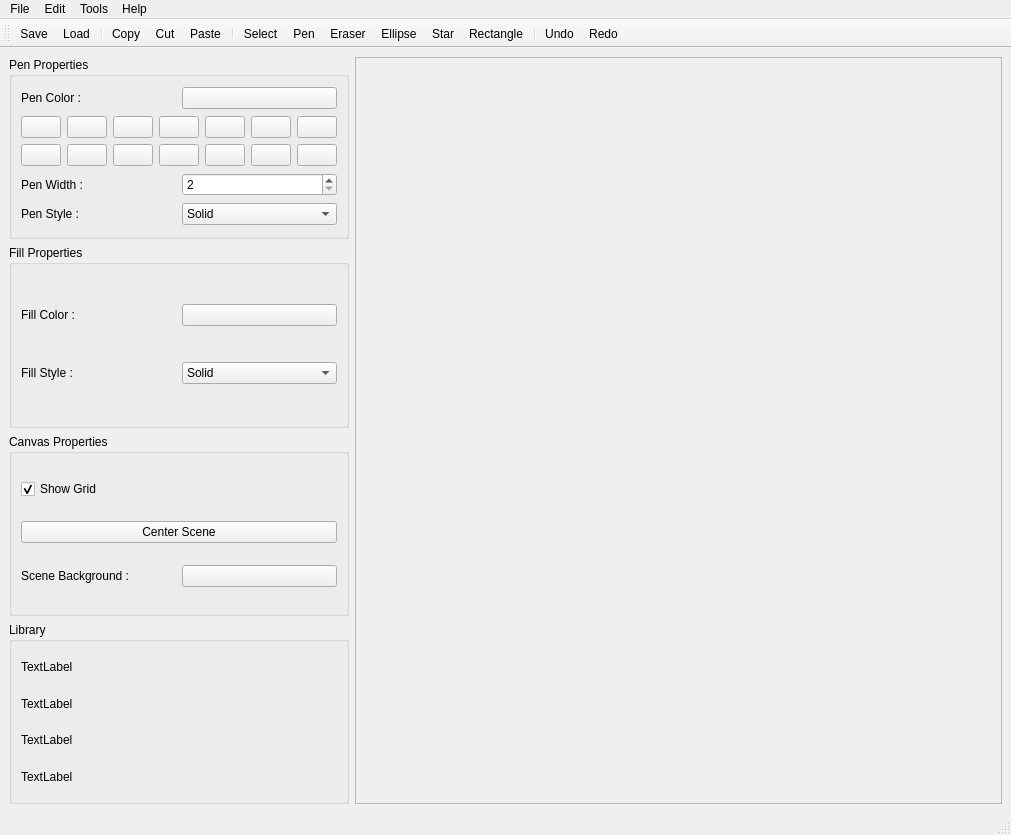
<?xml version="1.0" encoding="UTF-8"?>
<ui version="4.0">
 <class>MainWindow</class>
 <widget class="QMainWindow" name="MainWindow">
  <property name="geometry">
   <rect>
    <x>0</x>
    <y>0</y>
    <width>1011</width>
    <height>835</height>
   </rect>
  </property>
  <property name="windowTitle">
   <string>MainWindow</string>
  </property>
  <widget class="QWidget" name="centralwidget">
   <layout class="QHBoxLayout" name="horizontalLayout_2">
    <item>
     <layout class="QVBoxLayout" name="verticalLayout">
      <property name="leftMargin">
       <number>0</number>
      </property>
      <item>
       <widget class="QGroupBox" name="groupBox_1">
        <property name="title">
         <string>Pen Properties</string>
        </property>
        <layout class="QVBoxLayout" name="verticalLayout_2">
         <item>
          <layout class="QHBoxLayout" name="horizontalLayout">
           <item>
            <widget class="QLabel" name="label_2">
             <property name="text">
              <string>Pen Color :</string>
             </property>
            </widget>
           </item>
           <item>
            <widget class="QPushButton" name="penColorPB">
             <property name="text">
              <string notr="true"/>
             </property>
            </widget>
           </item>
          </layout>
         </item>
         <item>
          <layout class="QGridLayout" name="gridLayout">
           <property name="topMargin">
            <number>0</number>
           </property>
           <item row="0" column="0">
            <widget class="QPushButton" name="penDirectColor1">
             <property name="text">
              <string notr="true"/>
             </property>
            </widget>
           </item>
           <item row="0" column="4">
            <widget class="QPushButton" name="penDirectColor5">
             <property name="maximumSize">
              <size>
               <width>16777215</width>
               <height>16777215</height>
              </size>
             </property>
             <property name="text">
              <string notr="true"/>
             </property>
             <property name="iconSize">
              <size>
               <width>0</width>
               <height>0</height>
              </size>
             </property>
            </widget>
           </item>
           <item row="0" column="3">
            <widget class="QPushButton" name="penDirectColor4">
             <property name="text">
              <string notr="true"/>
             </property>
            </widget>
           </item>
           <item row="0" column="1">
            <widget class="QPushButton" name="penDirectColor2">
             <property name="text">
              <string notr="true"/>
             </property>
            </widget>
           </item>
           <item row="0" column="5">
            <widget class="QPushButton" name="penDirectColor6">
             <property name="text">
              <string notr="true"/>
             </property>
            </widget>
           </item>
           <item row="0" column="2">
            <widget class="QPushButton" name="penDirectColor3">
             <property name="text">
              <string notr="true"/>
             </property>
            </widget>
           </item>
           <item row="0" column="6">
            <widget class="QPushButton" name="penDirectColor7">
             <property name="text">
              <string notr="true"/>
             </property>
            </widget>
           </item>
           <item row="1" column="0">
            <widget class="QPushButton" name="penDirectColor8">
             <property name="text">
              <string notr="true"/>
             </property>
            </widget>
           </item>
           <item row="1" column="1">
            <widget class="QPushButton" name="penDirectColor9">
             <property name="text">
              <string notr="true"/>
             </property>
            </widget>
           </item>
           <item row="1" column="2">
            <widget class="QPushButton" name="penDirectColor10">
             <property name="text">
              <string notr="true"/>
             </property>
            </widget>
           </item>
           <item row="1" column="3">
            <widget class="QPushButton" name="penDirectColor11">
             <property name="text">
              <string notr="true"/>
             </property>
            </widget>
           </item>
           <item row="1" column="4">
            <widget class="QPushButton" name="penDirectColor12">
             <property name="text">
              <string notr="true"/>
             </property>
            </widget>
           </item>
           <item row="1" column="5">
            <widget class="QPushButton" name="penDirectColor13">
             <property name="text">
              <string notr="true"/>
             </property>
            </widget>
           </item>
           <item row="1" column="6">
            <widget class="QPushButton" name="penDirectColor14">
             <property name="text">
              <string notr="true"/>
             </property>
            </widget>
           </item>
          </layout>
         </item>
         <item>
          <layout class="QHBoxLayout" name="horizontalLayout_3">
           <item>
            <widget class="QLabel" name="label_3">
             <property name="text">
              <string>Pen Width :</string>
             </property>
            </widget>
           </item>
           <item>
            <widget class="QSpinBox" name="penWidthSB">
             <property name="minimum">
              <number>2</number>
             </property>
             <property name="maximum">
              <number>12</number>
             </property>
            </widget>
           </item>
          </layout>
         </item>
         <item>
          <layout class="QHBoxLayout" name="horizontalLayout_4">
           <item>
            <widget class="QLabel" name="label_4">
             <property name="text">
              <string>Pen Style :</string>
             </property>
            </widget>
           </item>
           <item>
            <widget class="QComboBox" name="penStyleCB">
             <item>
              <property name="text">
               <string>Solid</string>
              </property>
              <property name="icon">
               <iconset>
                <normalon>:/images/pen_style_solid.png</normalon>
               </iconset>
              </property>
             </item>
             <item>
              <property name="text">
               <string>Dashed</string>
              </property>
              <property name="icon">
               <iconset>
                <normalon>:/images/pen_style_dashed.png</normalon>
               </iconset>
              </property>
             </item>
             <item>
              <property name="text">
               <string>Dotted</string>
              </property>
              <property name="icon">
               <iconset>
                <normalon>:/images/pen_style_dotted.png</normalon>
               </iconset>
              </property>
             </item>
             <item>
              <property name="text">
               <string>Dot Dashed</string>
              </property>
              <property name="icon">
               <iconset>
                <normalon>:/images/pen_style_dot_dashed.png</normalon>
               </iconset>
              </property>
             </item>
            </widget>
           </item>
          </layout>
         </item>
        </layout>
       </widget>
      </item>
      <item>
       <widget class="QGroupBox" name="groupBox_2">
        <property name="title">
         <string>Fill Properties</string>
        </property>
        <layout class="QVBoxLayout" name="verticalLayout_3">
         <item>
          <layout class="QHBoxLayout" name="horizontalLayout_5">
           <item>
            <widget class="QLabel" name="label_5">
             <property name="text">
              <string>Fill Color :</string>
             </property>
            </widget>
           </item>
           <item>
            <widget class="QPushButton" name="fillColorPB">
             <property name="text">
              <string notr="true"/>
             </property>
            </widget>
           </item>
          </layout>
         </item>
         <item>
          <layout class="QHBoxLayout" name="horizontalLayout_6">
           <item>
            <widget class="QLabel" name="label_6">
             <property name="text">
              <string>Fill Style :</string>
             </property>
            </widget>
           </item>
           <item>
            <widget class="QComboBox" name="fillStyleCB">
             <item>
              <property name="text">
               <string>Solid</string>
              </property>
             </item>
             <item>
              <property name="text">
               <string>Dense</string>
              </property>
             </item>
             <item>
              <property name="text">
               <string>Horizontal Lines</string>
              </property>
             </item>
             <item>
              <property name="text">
               <string>Vertical Lines</string>
              </property>
             </item>
             <item>
              <property name="text">
               <string>Cross Pattern</string>
              </property>
             </item>
             <item>
              <property name="text">
               <string>&lt;none&gt;</string>
              </property>
             </item>
            </widget>
           </item>
          </layout>
         </item>
        </layout>
       </widget>
      </item>
      <item>
       <widget class="QGroupBox" name="groupBox_3">
        <property name="title">
         <string>Canvas Properties</string>
        </property>
        <layout class="QVBoxLayout" name="verticalLayout_4">
         <item>
          <widget class="QCheckBox" name="showGrid_SpinBox">
           <property name="text">
            <string>Show Grid</string>
           </property>
           <property name="checked">
            <bool>true</bool>
           </property>
          </widget>
         </item>
         <item>
          <widget class="QPushButton" name="centerSCenePB">
           <property name="text">
            <string>Center Scene</string>
           </property>
          </widget>
         </item>
         <item>
          <layout class="QHBoxLayout" name="horizontalLayout_7">
           <item>
            <widget class="QLabel" name="label">
             <property name="text">
              <string>Scene Background :</string>
             </property>
            </widget>
           </item>
           <item>
            <widget class="QPushButton" name="sceneColorPB">
             <property name="text">
              <string notr="true"/>
             </property>
            </widget>
           </item>
          </layout>
         </item>
        </layout>
       </widget>
      </item>
      <item>
       <widget class="QGroupBox" name="groupBox_4">
        <property name="title">
         <string>Library</string>
        </property>
        <layout class="QVBoxLayout" name="verticalLayout_5">
         <item>
          <widget class="QLabel" name="Ellipse">
           <property name="text">
            <string>TextLabel</string>
           </property>
          </widget>
         </item>
         <item>
          <widget class="QLabel" name="Rectangle">
           <property name="text">
            <string>TextLabel</string>
           </property>
          </widget>
         </item>
         <item>
          <widget class="QLabel" name="Circle">
           <property name="text">
            <string>TextLabel</string>
           </property>
          </widget>
         </item>
         <item>
          <widget class="QLabel" name="Quick">
           <property name="text">
            <string>TextLabel</string>
           </property>
          </widget>
         </item>
        </layout>
       </widget>
      </item>
     </layout>
    </item>
    <item>
     <widget class="QScrollArea" name="scrollArea">
      <property name="widgetResizable">
       <bool>true</bool>
      </property>
      <widget class="QWidget" name="scrollAreaWidgetContents">
       <property name="geometry">
        <rect>
         <x>0</x>
         <y>0</y>
         <width>402</width>
         <height>714</height>
        </rect>
       </property>
      </widget>
     </widget>
    </item>
   </layout>
   <widget class="QWidget" name="widget" native="true">
    <property name="geometry">
     <rect>
      <x>70</x>
      <y>40</y>
      <width>651</width>
      <height>441</height>
     </rect>
    </property>
   </widget>
   <widget class="QWidget" name="widget" native="true">
    <property name="geometry">
     <rect>
      <x>70</x>
      <y>40</y>
      <width>651</width>
      <height>441</height>
     </rect>
    </property>
   </widget>
  </widget>
  <widget class="QMenuBar" name="menubar">
   <property name="geometry">
    <rect>
     <x>0</x>
     <y>0</y>
     <width>1011</width>
     <height>24</height>
    </rect>
   </property>
   <widget class="QMenu" name="menuFile">
    <property name="title">
     <string>File</string>
    </property>
    <addaction name="actionQuit"/>
    <addaction name="actionSave"/>
    <addaction name="actionLoad"/>
    <addaction name="actionAdd_Image"/>
   </widget>
   <widget class="QMenu" name="menuEdit">
    <property name="title">
     <string>Edit</string>
    </property>
    <addaction name="actionCopy"/>
    <addaction name="actionCut"/>
    <addaction name="actionPaste"/>
    <addaction name="separator"/>
    <addaction name="actionUndo"/>
    <addaction name="actionRedo"/>
   </widget>
   <widget class="QMenu" name="menuTools">
    <property name="title">
     <string>Tools</string>
    </property>
    <addaction name="actionSelect"/>
    <addaction name="actionPen"/>
    <addaction name="actionEraser"/>
    <addaction name="actionEllipse"/>
    <addaction name="actionRectangle"/>
    <addaction name="actionStar"/>
   </widget>
   <widget class="QMenu" name="menuHelp">
    <property name="title">
     <string>Help</string>
    </property>
    <addaction name="actionAbout"/>
    <addaction name="actionLanguage"/>
    <addaction name="actionUser_Manual"/>
   </widget>
   <addaction name="menuFile"/>
   <addaction name="menuEdit"/>
   <addaction name="menuTools"/>
   <addaction name="menuHelp"/>
  </widget>
  <widget class="QStatusBar" name="statusbar"/>
  <widget class="QToolBar" name="toolBar">
   <property name="windowTitle">
    <string>toolBar</string>
   </property>
   <attribute name="toolBarArea">
    <enum>TopToolBarArea</enum>
   </attribute>
   <attribute name="toolBarBreak">
    <bool>false</bool>
   </attribute>
   <addaction name="actionSave"/>
   <addaction name="actionLoad"/>
   <addaction name="separator"/>
   <addaction name="actionCopy"/>
   <addaction name="actionCut"/>
   <addaction name="actionPaste"/>
   <addaction name="separator"/>
   <addaction name="actionSelect"/>
   <addaction name="actionPen"/>
   <addaction name="actionEraser"/>
   <addaction name="actionEllipse"/>
   <addaction name="actionStar"/>
   <addaction name="actionRectangle"/>
   <addaction name="separator"/>
   <addaction name="actionUndo"/>
   <addaction name="actionRedo"/>
  </widget>
  <action name="actionAdd_Image">
   <property name="icon">
    <iconset resource="ressource.qrc">
     <normaloff>:/images/open.png</normaloff>:/images/open.png</iconset>
   </property>
   <property name="text">
    <string>Add Image</string>
   </property>
   <property name="toolTip">
    <string>Add an image to the drawing</string>
   </property>
   <property name="menuRole">
    <enum>QAction::NoRole</enum>
   </property>
  </action>
  <action name="actionSave">
   <property name="icon">
    <iconset resource="ressource.qrc">
     <normaloff>:/images/save.png</normaloff>:/images/save.png</iconset>
   </property>
   <property name="text">
    <string>Save</string>
   </property>
   <property name="toolTip">
    <string>Save the document</string>
   </property>
   <property name="menuRole">
    <enum>QAction::NoRole</enum>
   </property>
  </action>
  <action name="actionLoad">
   <property name="icon">
    <iconset resource="ressource.qrc">
     <normaloff>:/images/open.png</normaloff>:/images/open.png</iconset>
   </property>
   <property name="text">
    <string>Load</string>
   </property>
   <property name="toolTip">
    <string>Load a document</string>
   </property>
   <property name="menuRole">
    <enum>QAction::NoRole</enum>
   </property>
  </action>
  <action name="actionQuit">
   <property name="icon">
    <iconset resource="ressource.qrc">
     <normaloff>:/images/close.png</normaloff>:/images/close.png</iconset>
   </property>
   <property name="text">
    <string>Quit</string>
   </property>
   <property name="toolTip">
    <string>Quit application</string>
   </property>
   <property name="menuRole">
    <enum>QAction::NoRole</enum>
   </property>
  </action>
  <action name="actionCopy">
   <property name="icon">
    <iconset resource="ressource.qrc">
     <normaloff>:/images/copyIcon.png</normaloff>:/images/copyIcon.png</iconset>
   </property>
   <property name="text">
    <string>Copy</string>
   </property>
   <property name="toolTip">
    <string>Copy an object into clipboard</string>
   </property>
   <property name="menuRole">
    <enum>QAction::NoRole</enum>
   </property>
  </action>
  <action name="actionCut">
   <property name="icon">
    <iconset resource="ressource.qrc">
     <normaloff>:/images/cutIcon.png</normaloff>:/images/cutIcon.png</iconset>
   </property>
   <property name="text">
    <string>Cut</string>
   </property>
   <property name="toolTip">
    <string>Cut an object into clipboard</string>
   </property>
   <property name="menuRole">
    <enum>QAction::NoRole</enum>
   </property>
  </action>
  <action name="actionPaste">
   <property name="icon">
    <iconset resource="ressource.qrc">
     <normaloff>:/images/pasteIcon.png</normaloff>:/images/pasteIcon.png</iconset>
   </property>
   <property name="text">
    <string>Paste</string>
   </property>
   <property name="toolTip">
    <string>Paste object in clipboard to drawing area</string>
   </property>
   <property name="menuRole">
    <enum>QAction::NoRole</enum>
   </property>
  </action>
  <action name="actionUndo">
   <property name="icon">
    <iconset resource="ressource.qrc">
     <normaloff>:/images/undoIcon.png</normaloff>:/images/undoIcon.png</iconset>
   </property>
   <property name="text">
    <string>Undo</string>
   </property>
   <property name="toolTip">
    <string>Undo the last action</string>
   </property>
   <property name="menuRole">
    <enum>QAction::NoRole</enum>
   </property>
  </action>
  <action name="actionRedo">
   <property name="icon">
    <iconset resource="ressource.qrc">
     <normaloff>:/images/redoIcon.png</normaloff>:/images/redoIcon.png</iconset>
   </property>
   <property name="text">
    <string>Redo</string>
   </property>
   <property name="toolTip">
    <string>Redo the last undone action</string>
   </property>
   <property name="menuRole">
    <enum>QAction::NoRole</enum>
   </property>
  </action>
  <action name="actionSelect">
   <property name="icon">
    <iconset resource="ressource.qrc">
     <normaloff>:/images/cursor.png</normaloff>
     <activeon>:/images/cursor_active.png</activeon>
     <selectedon>:/images/cursor_active.png</selectedon>:/images/cursor.png</iconset>
   </property>
   <property name="text">
    <string>Select</string>
   </property>
   <property name="toolTip">
    <string>Select, move and resize an object</string>
   </property>
   <property name="menuRole">
    <enum>QAction::NoRole</enum>
   </property>
  </action>
  <action name="actionRectangle">
   <property name="icon">
    <iconset resource="ressource.qrc">
     <normaloff>:/images/rectangle1.png</normaloff>
     <selectedon>:/images/rectangle1_active.png</selectedon>:/images/rectangle1.png</iconset>
   </property>
   <property name="text">
    <string>Rectangle</string>
   </property>
   <property name="toolTip">
    <string>Draw a Rectangle</string>
   </property>
   <property name="menuRole">
    <enum>QAction::NoRole</enum>
   </property>
  </action>
  <action name="actionPen">
   <property name="icon">
    <iconset resource="ressource.qrc">
     <normaloff>:/images/pen.png</normaloff>
     <selectedon>:/images/pen_active.png</selectedon>:/images/pen.png</iconset>
   </property>
   <property name="text">
    <string>Pen</string>
   </property>
   <property name="toolTip">
    <string>Free-hand Pen drawing</string>
   </property>
   <property name="menuRole">
    <enum>QAction::NoRole</enum>
   </property>
  </action>
  <action name="actionEraser">
   <property name="icon">
    <iconset resource="ressource.qrc">
     <normaloff>:/images/eraser.png</normaloff>
     <selectedon>:/images/eraser_active.png</selectedon>:/images/eraser.png</iconset>
   </property>
   <property name="text">
    <string>Eraser</string>
   </property>
   <property name="toolTip">
    <string>Use eraser on Free-hand drawings</string>
   </property>
   <property name="menuRole">
    <enum>QAction::NoRole</enum>
   </property>
  </action>
  <action name="actionEllipse">
   <property name="icon">
    <iconset resource="ressource.qrc">
     <normaloff>:/images/circle.png</normaloff>
     <selectedon>:/images/circle_active.png</selectedon>:/images/circle.png</iconset>
   </property>
   <property name="text">
    <string>Ellipse</string>
   </property>
   <property name="toolTip">
    <string>Draw an Ellipse</string>
   </property>
   <property name="menuRole">
    <enum>QAction::NoRole</enum>
   </property>
  </action>
  <action name="actionStar">
   <property name="icon">
    <iconset resource="ressource.qrc">
     <normaloff>:/images/star.png</normaloff>
     <selectedon>:/images/star_active.png</selectedon>:/images/star.png</iconset>
   </property>
   <property name="text">
    <string>Star</string>
   </property>
   <property name="toolTip">
    <string>Draw an Five-points Star</string>
   </property>
   <property name="menuRole">
    <enum>QAction::NoRole</enum>
   </property>
  </action>
  <action name="actionAbout">
   <property name="icon">
    <iconset resource="ressource.qrc">
     <normaloff>:/images/about.png</normaloff>:/images/about.png</iconset>
   </property>
   <property name="text">
    <string>About</string>
   </property>
   <property name="menuRole">
    <enum>QAction::NoRole</enum>
   </property>
  </action>
  <action name="actionUser_Manual">
   <property name="text">
    <string>User Manual</string>
   </property>
   <property name="toolTip">
    <string>Open the User Manual</string>
   </property>
   <property name="menuRole">
    <enum>QAction::NoRole</enum>
   </property>
  </action>
  <action name="actionLanguage">
   <property name="text">
    <string>Language Settings</string>
   </property>
   <property name="toolTip">
    <string>Change Language of the Application</string>
   </property>
   <property name="menuRole">
    <enum>QAction::NoRole</enum>
   </property>
  </action>
 </widget>
 <resources>
  <include location="ressource.qrc"/>
 </resources>
 <connections/>
</ui>
